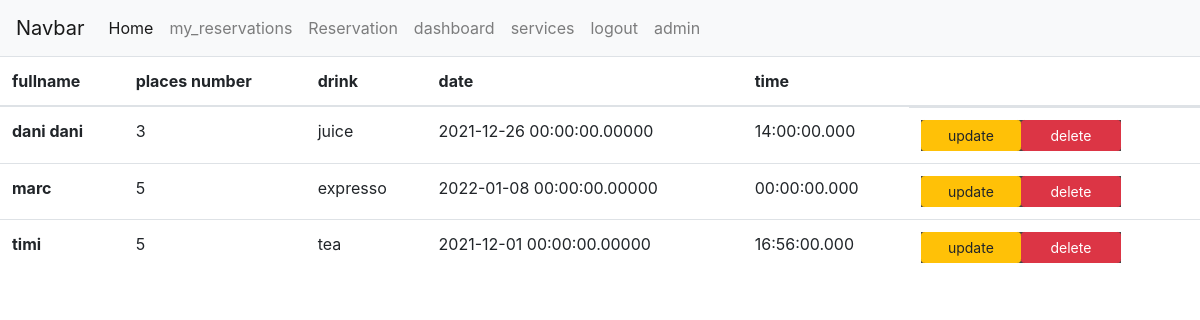
The page /dashboard (signed in) on the database its author committed.
### tables this page shows
CREATE TABLE `reservations` (
  `id` int(11) NOT NULL,
  `fullname` varchar(20) NOT NULL,
  `places_number` int(11) NOT NULL,
  `drinks` varchar(20) NOT NULL,
  `date` datetime(5) NOT NULL,
  `time` time(3) NOT NULL,
  `id_client` int(11) NOT NULL
);

### controllers/HomeController.php (called while the page is built)
<?php
class HomeController{
	public function index($page){
		include('views/'.$page.'.php');
	}
}
?>

### autoload.php (called while the page is built, shortened)
<?php
function autoload($class_name){
	$array_paths = array(
		'database/',
		'app/classes/',
		'models/',
		'controllers/'
	);
	$parts = explode('\\',$class_name);
	$name = array_pop($parts);
	foreach($array_paths as $path){
		$file = sprintf($path.'%s.php',$name);
	}
}

### database/Db.php (called while the page is built)
<?php
class DB{
	static public function connect(){
try {
	$conn = new PDO("mysql:host=localhost;dbname=coffe", "root","");
	$conn->exec("set names utf8");
	$conn->setAttribute(PDO::ATTR_ERRMODE, PDO::ERRMODE_EXCEPTION);
	return $conn;
  } catch(PDOException $e) {
	echo "Connection failed: " . $e->getMessage();
  }
	}
}
?>

### models/Reservation.php (called while the page is built, shortened)
<?php
class Reservation {
	static public function getAll()
	{
		$stmt = DB::connect()->prepare('SELECT * FROM reservations ');
		$stmt->execute();
		return $stmt->fetchAll();
	}
}

### controllers/ReservationsController.php (called while the page is built, shortened)
<?php
class ReservationsController{
    public function getAllReservation(){
		$reservations = Reservation::getAll();
		return $reservations;
	}
      }

### views/dashboard.php (the view, shortened to what this page needs)
<?php
		$data = new ReservationsController();
		$reservations = $data->getAllReservation();
?>
<table class="table" id = 'dashboard'>
					  <thead>
					    <tr>
                <th scope="col">fullname</th>
					      <th scope="col">places number</th>
					      <th scope="col">drink</th>
					      <th scope="col">date</th>
					      <th scope="col">time</th>
                <th scope="col"></th>
					    </tr>
					  </thead>
					  <tbody>
					    <?php foreach($reservations as $reservation):?>
					    	<tr>
						      <th scope="row"><?php echo $reservation['fullname'];?></th>
						      <td><?php echo $reservation['places_number'];?></td>
						      <td><?php echo $reservation['drinks'];?></td>
                              <td><?php echo $reservation['date'];?></td>
                              <td><?php echo $reservation['time'];?></td>
						      <td class="d-flex flex-row">
                    <form method="post" class="" action="updateReservation" style = 'background-color: #444;'>
						      		<button class="btn btn-sm btn-warning" style= 'width: 100px;'>update</button>
						      	</form>
						      	<form method="post" class="" action="deleteReservation" style = 'background-color: #444;'>
						      		<button class="btn btn-sm btn-danger" style= 'width: 100px;'>delete</button>
						      	</form>
						      </td>
						    </tr>
					   	<?php endforeach;?>
					  </tbody>
					</table>

### index.php
<?php
require_once './autoload.php';
require_once './controllers/HomeController.php';
$home = new HomeController();
$client = ['home','reservation','myreservations', 'services','logout'];
$admin = ['home','reservation', 'myreservations' ,'services','logout', 'dashboard', 'updateReservation', 'deleteReservation'];
if(isset($_SESSION['logged']) && $_SESSION['logged'] === true){
	if(isset($_GET['page']) && $_SESSION['user_type'] === 'Client'){
		require_once './views/includes/clientsHeader.php';
		if(in_array($_GET['page'], $client)){
			$page = $_GET['page'];
			$home->index($page);
			require_once './views/includes/footer.php';
		}else{
			include('views/includes/404.php');
		}
	}
   else if(isset($_GET['page']) && $_SESSION['user_type'] === 'Admin'){
	  require_once './views/includes/adminHeader.php';
		if(in_array($_GET['page'],$admin)){
			$page = $_GET['page'];
			$home->index($page);
		}else{
			include('views/includes/404.php');
		}
	}
	else{
		 require_once './views/includes/clientsHeader.php';
		$home->index('home');
		 require_once './views/includes/footer.php';
	}
}
else if(isset($_GET['page']) && $_GET['page'] === 'register'){
	$home->index('register');
}else{
	$home->index('login');
}

### views/includes/adminHeader.php (shortened to what this page needs)
<!DOCTYPE html>
<html>
<head>
	<link rel="stylesheet" href="https://stackpath.bootstrapcdn.com/bootstrap/4.3.1/css/bootstrap.min.css">
	<link rel="stylesheet" type="text/css" href="https://cdnjs.cloudflare.com/ajax/libs/font-awesome/5.10.2/css/all.css">
<link rel="stylesheet" href="style/style.css">
<link rel="stylesheet" href="style/main.js">
</head>
<nav class="navbar navbar-expand-lg navbar-light bg-light">
  <a class="navbar-brand" href="home">Navbar</a>
  <div class="collapse navbar-collapse" id="navbarNav">
    <ul class="navbar-nav">
      <li class="nav-item active">
        <a class="nav-link" href="home">Home <span class="sr-only">(current)</span></a>
      </li>
      <li class="nav-item">
        <a class="nav-link" href="myreservations">my_reservations</a>
      </li>
      <li class="nav-item ">
        <a class="nav-link" href="reservation">Reservation <span class="sr-only">(current)</span></a>
      </li>
      <li class="nav-item">
        <a class="nav-link" href="dashboard">dashboard</a>
      </li>
      <li class="nav-item">
        <a class="nav-link" href="services">services</a>
      </li>
      <li class="nav-item">
        <a class="nav-link " href="logout">logout</a>
      </li>
      <li class="nav-item">
        <a class="nav-link " href="home"><?php echo $_SESSION['fullname'];?></a>
      </li>
    </ul>
  </div>
</nav>

### style/style.css (style rules this page uses)
h1, h2, h3, h4, h5, h6, a { margin:0; padding:0; }

### rows shown on the page
reservations: fullname "dani dani", places_number "3", drinks "juice", date "2021-12-26 00:00:00.00000", time "14:00:00.000"
reservations: fullname "marc", places_number "5", drinks "expresso", date "2022-01-08 00:00:00.00000", time "00:00:00.000"
reservations: fullname "timi", places_number "5", drinks "tea", date "2021-12-01 00:00:00.00000", time "16:56:00.000"

### other values the page prints
$_SESSION['fullname'] "admin"
